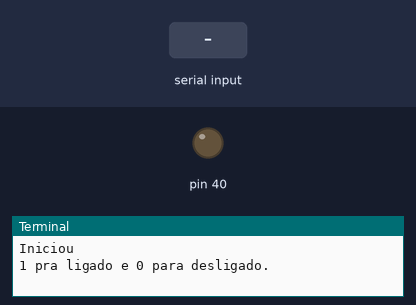
Recording of a program running on a simulated Raspberry Pi (header pin numbers). On the bench: output pins drawn as LEDs (lit = HIGH), the last lines printed to the terminal. The inputs (shaded band) are chosen by the test bench.

Above: at 1.2 s.
1.3 s: "1" typed at the terminal, then Enter
At 2.5 s:
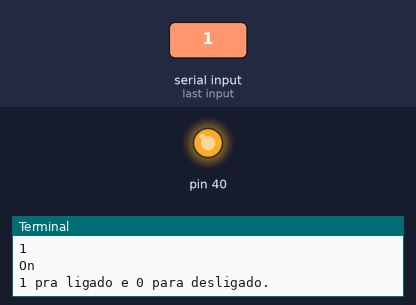
2.8 s: "0" typed at the terminal, then Enter
At 3.8 s:
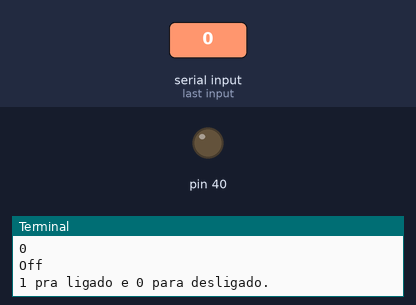
Timing chart, 0 to 5.8 s (numbered marks = the images above; inputs shaded):
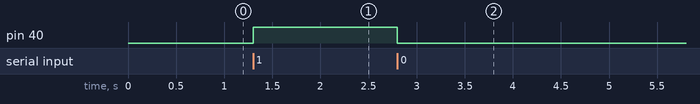

The program:

gpio.py
```python
import RPi.GPIO as GPIO            # import RPi.GPIO module
from time import sleep             # lets us have a delay

GPIO.setmode(GPIO.BOARD)
GPIO.setup(40, GPIO.OUT, initial=GPIO.LOW)           # set GPIO24 as an output

try:
    print("Iniciou")

    while True:
        status = int(input("1 pra ligado e 0 para desligado."))

        if status == 1:
            GPIO.output(40,1)
            print("On")

        elif status == 0:
            GPIO.output(40,0)
            print("Off")


except KeyboardInterrupt:
    GPIO.output(40,0)
    GPIO.cleanup()
    print("fim")
```

Measured:
- after the input at 1.3 s, pin 40: LOW → HIGH at once
- after the input at 2.8 s, pin 40: HIGH → LOW at once
